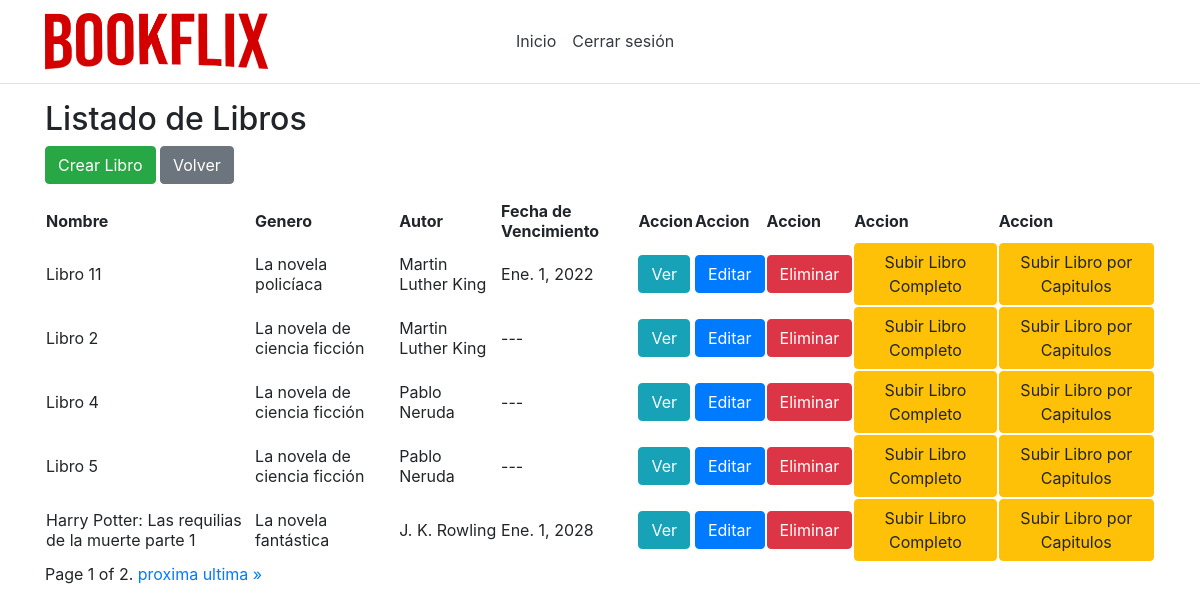
The page /listBooks/ (signed in) on the database its author committed.
### app/models.py (models this page shows, shortened)
class Libro(models.Model):
    id = models.AutoField(primary_key=True)
    nombre = models.CharField(max_length=50,unique=True)
    isbn = models.IntegerField(unique=True)
    idAutor = models.ForeignKey(Autor,on_delete=models.CASCADE,null=True,blank=True)
    idGenero = models.ForeignKey(Genero,on_delete=models.CASCADE,null=True,blank=True)
    idEditorial = models.ForeignKey(Editorial,on_delete=models.CASCADE,null=True,blank=True)
    descripcion = models.CharField(max_length=1000)
    foto = models.ImageField(upload_to='static/images/',null=True,blank=True)
    vistos = models.IntegerField(null=True, default=0)
    ultimoCapitulo = models.BooleanField(default=False)
    LibroEnCapitulos = models.BooleanField(default=False)
    fechaVencimientoFinal = models.DateField(null=True)

class Genero(models.Model):
    id = models.AutoField(primary_key=True)
    nombre = models.CharField(max_length=50,unique=True)
    def __str__(self):
        return self.nombre

class Autor(models.Model):
    id = models.AutoField(primary_key=True)
    nombre = models.CharField(max_length=50,unique=True)
    def __str__(self):
        return self.nombre

### app/views.py (the view)
# urls.py: path('listBooks/', views.listBooks),
def listBooks(request):
    libros = Libro.objects.filter().order_by('vistos')
    if not request.user.admin:
        libros = libros_activos(libros)
    paginator = Paginator(libros, 5)
    page_number = request.GET.get('page')
    page_obj = paginator.get_page(page_number)
    return render(request, "shared/listOfBooks.html", {'libros': page_obj})

### app/models.py (called while the page is built)
    @property
    def is_active(self):
        return self.active

    @property
    def is_superuser(self):
        return self.superuser

### app/templates/shared/listOfBooks.html (shortened to what this page needs)
{% extends 'default/layout.html' %}
{% block admin %}
<h2>Listado de Libros</h2>
<div class="btn-group" role="group" aria-label="Basic example">
<form method="get" action="/createBook">
    <button class="btn btn-success" type="submit">Crear Libro</button>
  </form>
<form method="get" action="/inicio">
    <button class="btn btn-secondary" type="submit">Volver</button>
</form>
</div>
{% if libros %}
<table>
    <thead>
        <tr>
            <th>Nombre</th>
            <th>Genero</th>
            <th>Autor</th>
            <th>Fecha de Vencimiento</th>
            <th>Accion</th>
            <th>Accion</th>
            <th>Accion</th>
            <th>Accion</th>
            <th>Accion</th>
        </tr>
    </thead>
    <tbody>
        {% for libro in libros %}
        <tr>
            <td>{{ libro.nombre }}</td>
            <td>{{ libro.idGenero }}</td>
            <td>{{ libro.idAutor }}</td>
            {% if libro.fechaVencimientoFinal %}
            <td>{{ libro.fechaVencimientoFinal }}</td>
            {% else %}
            <td>---</td>
            {% endif %}
            <td><a class="btn btn-info" role="button" href="/viewBook/{{ libro.id }}">Ver</a></td>
            <td><a class="btn btn-primary" role="button" href="/editBook/{{ libro.id }}">Editar</a></td>
            <td><a class="btn btn-danger" role="button" href="/deleteBook/{{ libro.id }}" onClick="return confirm('¿Seguro que quieres borrar a {{libro.nombre}}?');" >Eliminar</a></td>
            <td><a class="btn btn-warning" role="button" href="/loadLibroCompleto/{{ libro.id }}">Subir Libro Completo</a></td>
            <td><a class="btn btn-warning" role="button" href="/loadLibroEnCapitulos/{{ libro.id }}">Subir Libro por Capitulos</a></td>
        </tr>
        {% endfor %}
    </tbody>
</table>
<div class="pagination">
    <span class="step-links">
        <span class="current">
            Page {{ libros.number }} of {{ libros.paginator.num_pages }}.
        </span>
        {% if libros.has_next %}
            <a href="?page={{ libros.next_page_number }}">proxima</a>
            <a href="?page={{ libros.paginator.num_pages }}">ultima &raquo;</a>
        {% endif %}
    </span>
</div>
{% else %}
    <h4>No hay libros disponibles</h4>
{% endif %}
{% endblock %}

### rows shown on the page
Libro: nombre "Libro 11", idGenero "La novela policíaca", idAutor "Martin Luther King", fechaVencimientoFinal "Ene. 1, 2022"
Libro: nombre "Libro 2", idGenero "La novela de ciencia ficción", idAutor "Martin Luther King"
Libro: nombre "Libro 4", idGenero "La novela de ciencia ficción", idAutor "Pablo Neruda"
Libro: nombre "Libro 5", idGenero "La novela de ciencia ficción", idAutor "Pablo Neruda"
Libro: nombre "Harry Potter: Las requilias de la muerte parte 1", idGenero "La novela fantástica", idAutor "J. K. Rowling", fechaVencimientoFinal "Ene. 1, 2028"

### other values the page prints
{{ libros.number }} "1"
{{ libros.paginator.num_pages }} "2"
